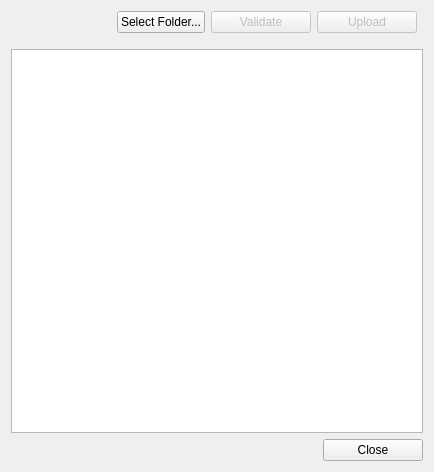
<?xml version="1.0" encoding="UTF-8"?>
<ui version="4.0">
 <class>frmUploadCertificate</class>
 <widget class="QWidget" name="frmUploadCertificate">
  <property name="geometry">
   <rect>
    <x>0</x>
    <y>0</y>
    <width>434</width>
    <height>472</height>
   </rect>
  </property>
  <property name="minimumSize">
   <size>
    <width>0</width>
    <height>300</height>
   </size>
  </property>
  <property name="windowTitle">
   <string>Upload Scanned Certificate</string>
  </property>
  <property name="windowIcon">
   <iconset resource="../../resources.qrc">
    <normaloff>:/plugins/stdm/images/icons/flts_scheme_documents.png</normaloff>:/plugins/stdm/images/icons/flts_scheme_documents.png</iconset>
  </property>
  <layout class="QGridLayout" name="gridLayout">
   <item row="0" column="0">
    <spacer name="spacerTop">
     <property name="orientation">
      <enum>Qt::Horizontal</enum>
     </property>
     <property name="sizeType">
      <enum>QSizePolicy::Expanding</enum>
     </property>
     <property name="sizeHint" stdset="0">
      <size>
       <width>168</width>
       <height>20</height>
      </size>
     </property>
    </spacer>
   </item>
   <item row="0" column="1">
    <widget class="QPushButton" name="btnSelectFolder">
     <property name="sizePolicy">
      <sizepolicy hsizetype="Fixed" vsizetype="Fixed">
       <horstretch>0</horstretch>
       <verstretch>0</verstretch>
      </sizepolicy>
     </property>
     <property name="text">
      <string>Select Folder...</string>
     </property>
     <property name="icon">
      <iconset resource="../../resources.qrc">
       <normaloff>:/plugins/stdm/images/icons/flts_open_file.png</normaloff>:/plugins/stdm/images/icons/flts_open_file.png</iconset>
     </property>
    </widget>
   </item>
   <item row="0" column="2">
    <widget class="QPushButton" name="btnValidate">
     <property name="enabled">
      <bool>false</bool>
     </property>
     <property name="sizePolicy">
      <sizepolicy hsizetype="Fixed" vsizetype="Fixed">
       <horstretch>0</horstretch>
       <verstretch>0</verstretch>
      </sizepolicy>
     </property>
     <property name="minimumSize">
      <size>
       <width>100</width>
       <height>0</height>
      </size>
     </property>
     <property name="text">
      <string>Validate</string>
     </property>
     <property name="icon">
      <iconset resource="../../resources.qrc">
       <normaloff>:/plugins/stdm/images/icons/flts_validate.png</normaloff>:/plugins/stdm/images/icons/flts_validate.png</iconset>
     </property>
    </widget>
   </item>
   <item row="0" column="3" colspan="2">
    <widget class="QPushButton" name="btnUpload">
     <property name="enabled">
      <bool>false</bool>
     </property>
     <property name="sizePolicy">
      <sizepolicy hsizetype="Fixed" vsizetype="Fixed">
       <horstretch>0</horstretch>
       <verstretch>0</verstretch>
      </sizepolicy>
     </property>
     <property name="minimumSize">
      <size>
       <width>100</width>
       <height>0</height>
      </size>
     </property>
     <property name="text">
      <string>Upload</string>
     </property>
     <property name="icon">
      <iconset resource="../../resources.qrc">
       <normaloff>:/plugins/stdm/images/icons/flts_save.png</normaloff>:/plugins/stdm/images/icons/flts_save.png</iconset>
     </property>
    </widget>
   </item>
   <item row="1" column="1">
    <spacer name="verticalSpacer">
     <property name="orientation">
      <enum>Qt::Vertical</enum>
     </property>
     <property name="sizeType">
      <enum>QSizePolicy::Fixed</enum>
     </property>
     <property name="sizeHint" stdset="0">
      <size>
       <width>20</width>
       <height>10</height>
      </size>
     </property>
    </spacer>
   </item>
   <item row="2" column="0" colspan="5">
    <widget class="QTableView" name="certificate_tblvw"/>
   </item>
   <item row="3" column="0" colspan="4">
    <spacer name="bottonm">
     <property name="orientation">
      <enum>Qt::Horizontal</enum>
     </property>
     <property name="sizeHint" stdset="0">
      <size>
       <width>339</width>
       <height>20</height>
      </size>
     </property>
    </spacer>
   </item>
   <item row="3" column="4">
    <widget class="QPushButton" name="btnClose">
     <property name="sizePolicy">
      <sizepolicy hsizetype="Fixed" vsizetype="Fixed">
       <horstretch>0</horstretch>
       <verstretch>0</verstretch>
      </sizepolicy>
     </property>
     <property name="minimumSize">
      <size>
       <width>100</width>
       <height>0</height>
      </size>
     </property>
     <property name="text">
      <string>Close</string>
     </property>
    </widget>
   </item>
  </layout>
 </widget>
 <resources>
  <include location="../../resources.qrc"/>
 </resources>
 <connections/>
</ui>
